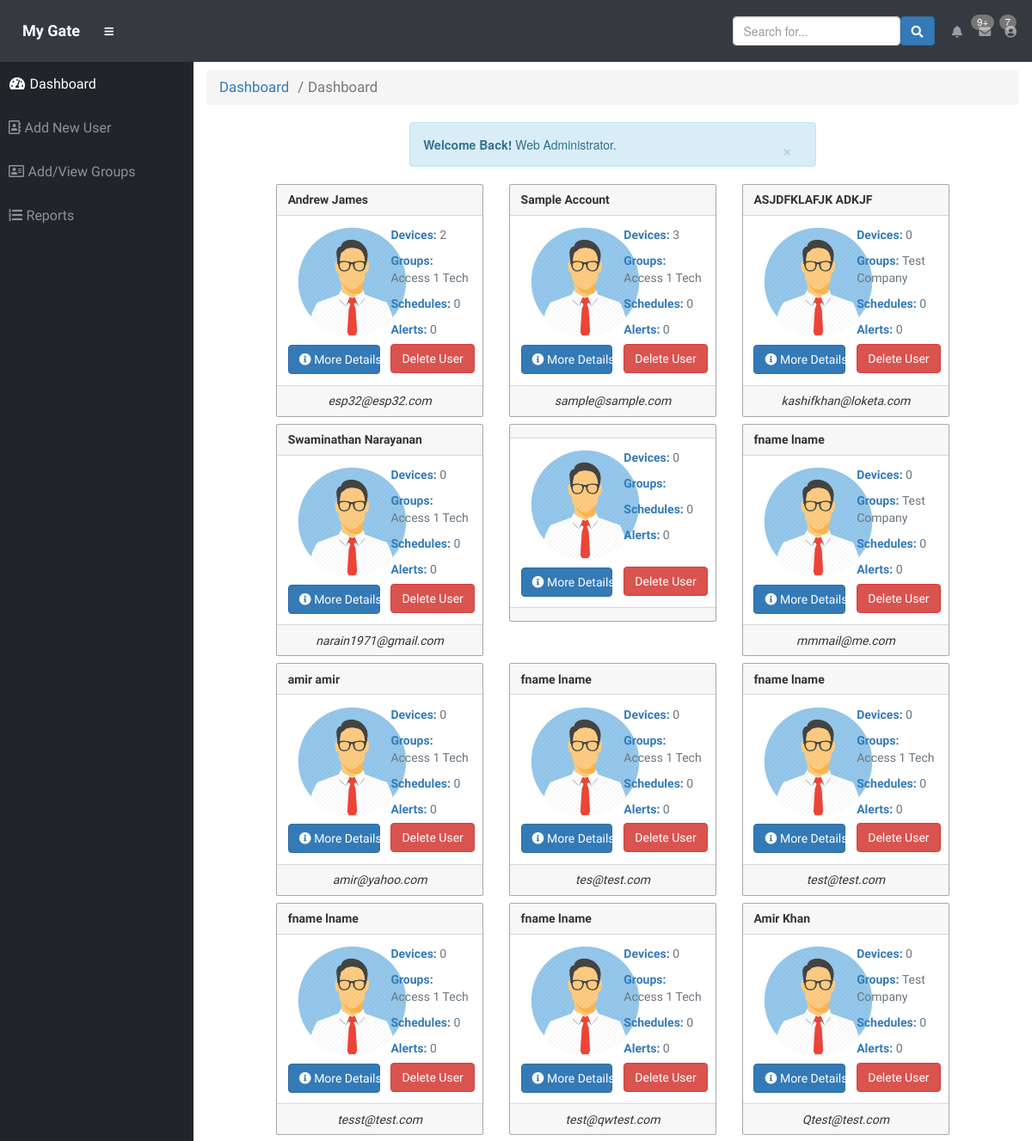
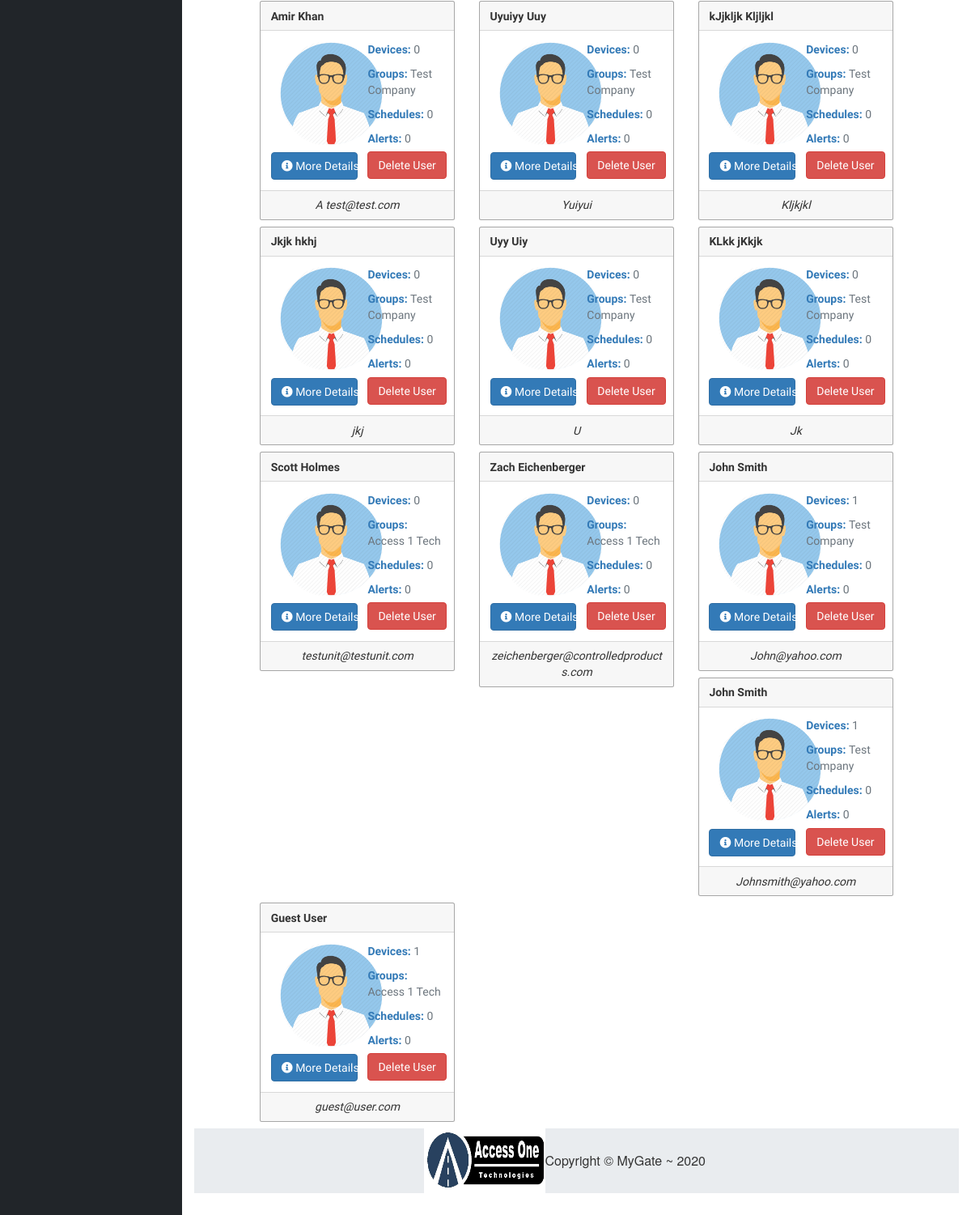
The page /admin/dashboard.php (signed in) on the database its author committed (2 pictures, top to bottom).
### tables this page shows
CREATE TABLE `users` (
  `id` int(11) NOT NULL,
  `user_type` text NOT NULL,
  `parent_id` int(10) NOT NULL,
  `first_name` varchar(255) NOT NULL,
  `last_name` varchar(200) NOT NULL,
  `company` int(11) NOT NULL,
  `email` varchar(255) NOT NULL,
  `password` varchar(255) NOT NULL,
  `is_restricted` tinyint(1) NOT NULL DEFAULT '0',
  `image` varchar(100) NOT NULL DEFAULT 'default.png',
  `mac` varchar(40) NOT NULL,
  `mobile_mac` varchar(40) NOT NULL,
  `is_admin` tinyint(1) NOT NULL,
  `app_token` text NOT NULL
);

CREATE TABLE `company` (
  `id` int(20) NOT NULL,
  `name` text NOT NULL
);

### admin/cards-users.php (the view, shortened to what this page needs)
<div class="custom-container">
    <div class="rowd">
<?php
    $sql = "SELECT * FROM $table_name WHERE $where";
    $res = mysqli_query($con, $sql);
    while($row = mysqli_fetch_assoc($res)){
        $rand = rand();
        $img_name = $row["image"];
?>
        <div class="col-md-4">
            <div class="col-md-inner">
                <div class="card border border-custom-color font-family-ubuntu" id="card-hover-effect">
                    <div class="card-header font-weight-bold"><?Php echo $row["first_name"].' '.$row["last_name"]; ?></div>
                    <div class="card-body d-flex">
                        <div class="card-left float-left d-block w-50">
                            <img src="../images/users/<?php echo $img_name; ?>" id="user-avartar" style="height: 129px; padding-left: 10%;margin-bottom: 8%" class="img-circle">
                            <button class="btn btn-primary btn-block" id="custom_primary_btn_no" onclick="window.location.href='generate-report.php?id=<?php echo $row["id"]; ?>'">
                                <i class="fas fa-info-circle text-white" id="info-favicon"></i> More Details
                            </button>
                        </div>
                        <div class="card-right float-left w-50 p-l-4">
                            <div class="user-card-details">
                                <div style="height: 129px; margin-bottom: 8%;">
                                    <p class="text-primary font-weight-bold">
                                        <a href="#">Devices:</a>
                                        <span class="text-secondary font-weight-normal">
                                        <?php echo total_devices($con, $row["id"]); ?>
                                    </span>
                                    </p>
                                    <p class="text-primary font-weight-bold">
                                        <a href="#">Groups:</a>
                                        <span class="text-secondary font-weight-normal">
                                        <?php echo company_name($con, $row["company"]); ?>
                                    </span>
                                    </p>
                                    <p class="text-primary font-weight-bold">
                                        <a href="#">Schedules:</a>
                                        <span class="text-secondary font-weight-normal">
                                        <?php echo total_schedules($con, $row["id"]); ?>
                                    </span>
                                    </p>
                                    <p class="text-primary font-weight-bold">
                                        <a href="#">Alerts:</a>
                                        <span class="text-secondary font-weight-normal">
                                        <?php echo total_alerts($con, $row["id"]); ?>
                                    </span>
                                    </p>
                                </div>
                                <button type="button" class="btn btn-danger" data-toggle="modal" data-target="#del_user_<?php echo $rand; ?>">Delete User</button>
                            </div>
                        </div>
                    </div>
                    <div class="card-footer font-italic text-center"><?php echo $row["email"]; ?></div>
                </div>
            </div>
        </div>
<?php  } ?>
    </div>
</div>
<?php
function company_name($con, $comp_id){
    $sql = "SELECT * FROM company WHERE id=$comp_id";
    $res = mysqli_query($con, $sql);
    $row = mysqli_fetch_assoc($res);
    return $row["name"];
}
function total_devices($con, $user_id){
    $sql = "SELECT * FROM user_and_devices WHERE user_id=$user_id";
    $res = mysqli_query($con, $sql);
    return mysqli_num_rows($res);
}
function total_schedules($con, $user_id){
    $sql = "SELECT * FROM schedule WHERE user_id=$user_id";
    $res = mysqli_query($con, $sql);
    return mysqli_num_rows($res);
}
function total_alerts($con, $user_id){
    $sql = "SELECT * FROM alert WHERE user_id=$user_id";
    $res = mysqli_query($con, $sql);
    return mysqli_num_rows($res);
}
?>

### css/custom.css (style rules this page uses)
html, body { height: 100%; margin: 0; padding: 0; }
#card-hover-effect { margin-bottom: 8px; }
.border-custom-color { border-color: #6363638f !important; }
.font-family-ubuntu { font-family: 'Ubuntu', sans-serif; }
.p-l-4 { padding-left: 6%; }
.user-card-details { display: block; }
.custom-container { margin-left: 7%; margin-right: 7%; }
#user-avartar { max-width: 145px; //box-shadow: 0px 0px 13px #b9b5b5; }

### rows shown on the page
users: first_name "Andrew", last_name "James", image (picture), id "2", company.name "Access 1 Tech", id "0", email "esp32@esp32.com"
users: first_name "Sample", last_name "Account", image (placeholder picture), id "3", company.name "Access 1 Tech", id "0", email "sample@sample.com"
users: first_name "ASJDFKLAFJK", last_name "ADKJF", image (placeholder picture), id "0", company.name "Test Company", email "kashifkhan@loketa.com"
users: first_name "Swaminathan", last_name "Narayanan", image (placeholder picture), id "0", company.name "Access 1 Tech", email "narain1971@gmail.com"
users: image (placeholder picture), id "0"
users: first_name "fname", last_name "lname", image (placeholder picture), id "0", company.name "Test Company", email "mmmail@me.com"
users: first_name "amir", last_name "amir", image (placeholder picture), id "0", company.name "Access 1 Tech", email "amir@yahoo.com"
users: first_name "fname", last_name "lname", image (placeholder picture), id "0", company.name "Access 1 Tech", email "tes@test.com"
users: first_name "fname", last_name "lname", image (placeholder picture), id "0", company.name "Access 1 Tech", email "test@test.com"
users: first_name "fname", last_name "lname", image (placeholder picture), id "0", company.name "Access 1 Tech", email "tesst@test.com"
users: first_name "fname", last_name "lname", image (placeholder picture), id "0", company.name "Access 1 Tech", email "test@qwtest.com"
users: first_name "Amir", last_name "Khan", image (placeholder picture), id "0", company.name "Test Company", email "Qtest@test.com"
users: first_name "Amir", last_name "Khan", image (placeholder picture), id "0", company.name "Test Company", email "A test@test.com"
users: first_name "Uyuiyy", last_name "Uuy", image (placeholder picture), id "0", company.name "Test Company", email "Yuiyui"
users: first_name "kJjkljk", last_name "Kljljkl", image (placeholder picture), id "0", company.name "Test Company", email "Kljkjkl"
users: first_name "Jkjk", last_name "hkhj", image (placeholder picture), id "0", company.name "Test Company", email "jkj"
users: first_name "Uyy", last_name "Uiy", image (placeholder picture), id "0", company.name "Test Company", email "U"
users: first_name "KLkk", last_name "jKkjk", image (placeholder picture), id "0", company.name "Test Company", email "Jk"
users: first_name "Scott", last_name "Holmes", image (placeholder picture), id "0", company.name "Access 1 Tech", email "testunit@testunit.com"
users: first_name "Zach", last_name "Eichenberger", image (placeholder picture), id "0", company.name "Access 1 Tech", email "zeichenberger@controlledproducts.com"
users: first_name "John", last_name "Smith", image (placeholder picture), id "1", company.name "Test Company", id "0", email "John@yahoo.com"
users: first_name "John", last_name "Smith", image (placeholder picture), id "1", company.name "Test Company", id "0", email "Johnsmith@yahoo.com"
users: first_name "Guest", last_name "User", image (placeholder picture), id "1", company.name "Access 1 Tech", id "0", email "guest@user.com"

### other values the page prints
$current_page "Dashboard"
